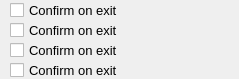
        <widget class="QWidget" name="scrollAreaWidgetContents">
         <property name="geometry">
          <rect>
           <x>0</x>
           <y>0</y>
           <width>239</width>
           <height>79</height>
          </rect>
         </property>
         <widget class="QCheckBox" name="checkBox_10">
          <property name="geometry">
           <rect>
            <x>10</x>
            <y>0</y>
            <width>221</width>
            <height>21</height>
           </rect>
          </property>
          <property name="font">
           <font>
            <family>MS Sans Serif</family>
            <pointsize>10</pointsize>
           </font>
          </property>
          <property name="text">
           <string>Confirm on exit</string>
          </property>
         </widget>
         <widget class="QCheckBox" name="checkBox_11">
          <property name="geometry">
           <rect>
            <x>10</x>
            <y>20</y>
            <width>231</width>
            <height>21</height>
           </rect>
          </property>
          <property name="font">
           <font>
            <family>MS Sans Serif</family>
            <pointsize>10</pointsize>
           </font>
          </property>
          <property name="text">
           <string>Confirm on exit</string>
          </property>
         </widget>
         <widget class="QCheckBox" name="checkBox_12">
          <property name="geometry">
           <rect>
            <x>10</x>
            <y>40</y>
            <width>231</width>
            <height>21</height>
           </rect>
          </property>
          <property name="font">
           <font>
            <family>MS Sans Serif</family>
            <pointsize>10</pointsize>
           </font>
          </property>
          <property name="text">
           <string>Confirm on exit</string>
          </property>
         </widget>
         <widget class="QCheckBox" name="checkBox_13">
          <property name="geometry">
           <rect>
            <x>10</x>
            <y>60</y>
            <width>221</width>
            <height>21</height>
           </rect>
          </property>
          <property name="font">
           <font>
            <family>MS Sans Serif</family>
            <pointsize>10</pointsize>
           </font>
          </property>
          <property name="text">
           <string>Confirm on exit</string>
          </property>
         </widget>
        </widget>
